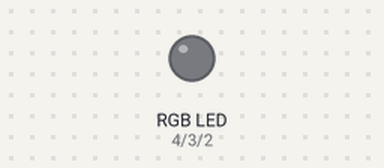
The sketch below on a simulated Arduino Uno, built with avr-gcc and run on an emulated ATmega328P. Parts: an RGB LED mixed from three pins (HIGH = lit).

Above: at 0.2 s.
At 0.7 s:
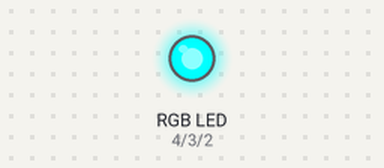
At 1.7 s:
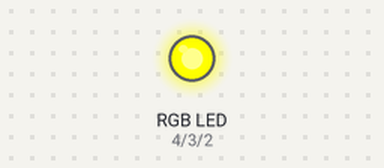
At 2.7 s:
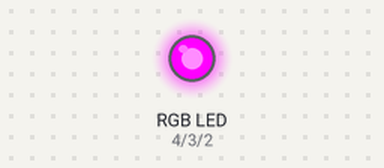
Timing chart, 0 to 3.5 s (numbered marks = the images above):
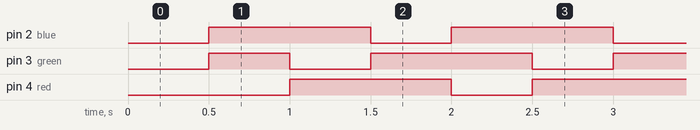

Measured:
- by itself, pin 2 (blue), pin 4 (red): alternates HIGH for 1.0 s and LOW for 0.50 s
- by itself, pin 3 (green): repeats every 1.5 s: LOW 0.50 s, HIGH 1.0 s
- by itself, everything shown: repeats every 1.5 s, in 3 steps

The sketch:

pisca_rgb.ino
```cpp
int red = 4;
int green = 3;
int blue = 2;

void setup() {
  pinMode(red, OUTPUT);
  pinMode(green, OUTPUT);
  pinMode(blue, OUTPUT);
}

void loop() {
  delay(500);
  digitalWrite(red, LOW);
  digitalWrite(green, HIGH);
  digitalWrite(blue, HIGH);
  delay(500);
  digitalWrite(red, HIGH);
  digitalWrite(green, LOW);
  digitalWrite(blue, HIGH);
  delay(500);
  digitalWrite(red, HIGH);
  digitalWrite(green, HIGH);
  digitalWrite(blue, LOW);
}
```
